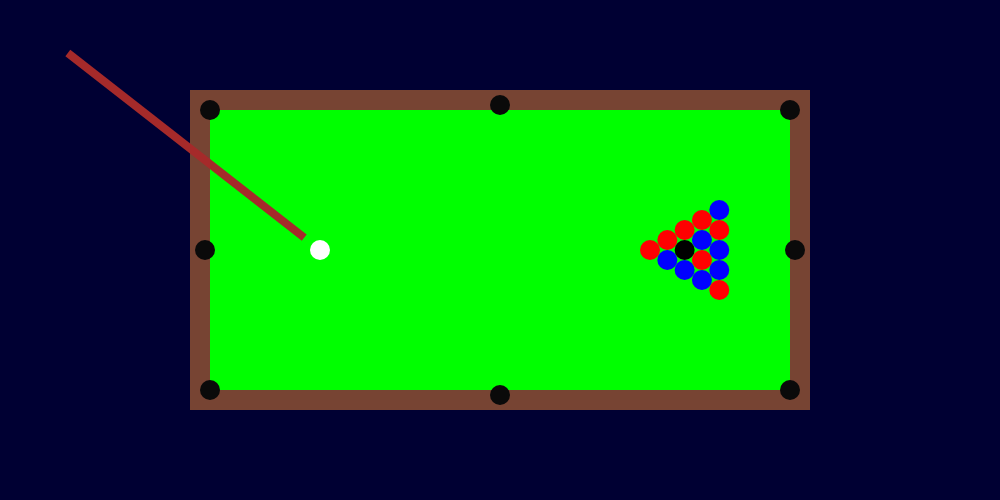
Frame 1 (no input)
Frame 60 (no input): identical to frame 1, image omitted
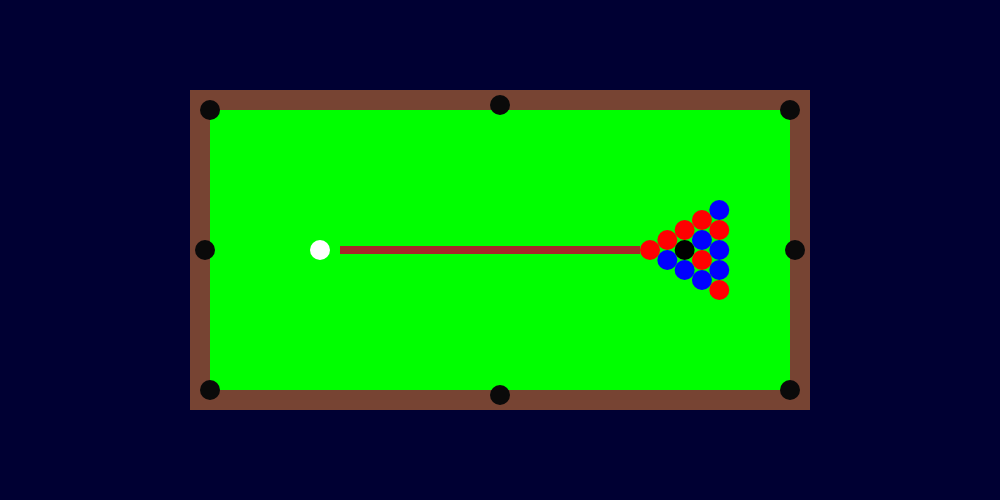
Frame 120 (the mouse pressed at the canvas centre since frame 60)

The p5.js sketch that drew these frames (run headless with seeded random() and noise() and a simulated clock; from frame 60 on, the mouse is pressed at the canvas centre):

// p5.js sketch
// ── sketch.js
var table;
var cue;
var initialComputerTurnFrame;

function setup() {
    angleMode(DEGREES);
    createCanvas(1000, 500);
    newGame();
}

function newGame() {
    table = new Table();
    cue = new Cue();
}

function mousePressed() {
    if (table.turn == "player") {
        cue.origMouseDist = dist(mouseX, mouseY, table.cueBall.x, table.cueBall.y);
        cue.power = 0;
    }
}

function mouseReleased() {
    if (cue.power > 0) {
        table.allStationary = false;
        cue.shoot();
    }
}

function draw() {
    background("#000033");
    table.checkStationary();
    table.show();
    if (table.allStationary) { 
        cue.show();
    }
    for (let ball of table.balls) {
        ball.show();
        ball.move();
        ball.checkCollision();
        ball.checkBounce();
        ball.checkHole();
    }

    if (mouseIsPressed) {
        if (table.allStationary && table.turn == "player") {
            let distance = dist(mouseX, mouseY, table.cueBall.x, table.cueBall.y);
            if (distance > cue.origMouseDist) {
                cue.power = min((distance - cue.origMouseDist)/2,120);
            }
        }
    }

    if (table.allStationary && table.turn == "computer") {
        if (initialComputerTurnFrame == undefined) {
            initialComputerTurnFrame = frameCount;
            cue.aim();
        } else {
            if (frameCount - initialComputerTurnFrame > 100) {
                initialComputerTurnFrame = undefined;
                cue.shoot();
            }
        }
    }
}
// ── Ball.js
class Ball {
    constructor(x, y, color) {
        this.x = x;
        this.y = y;
        this.dx = 0;
        this.dy = 0;
        this.color = color;
        this.r = 10;

        this.nextDx = 0;
        this.nextDy = 0;

        this.justCollided = [];
        this.allStationary = true;
    }

    checkHole() {
        for (let hole of table.holes) {
            if (dist(this.x, this.y, hole.x, hole.y) < (this.r + hole.r) * 0.75) {
                if (this === table.cueBall) {
                    this.x = table.x + table.width*0.2;
                    this.y = table.y + table.height/2;
                    this.nextDx = 0;
                    this.nextDy = 0;
                } else {
                    table.balls.splice(table.balls.indexOf(this), 1);
                }
            }
        }
    }

    checkBounce() {
        if (this.x - table.x < this.r + 10) {
            if (this.justCollided.indexOf("Left") < 0) {
                this.nextDx *= -1;
                this.justCollided.push("Left");
            }
        } else {
            if (this.justCollided.indexOf("Left") >= 0) {
                this.justCollided.splice(this.justCollided.indexOf("Left"), 1);
            }
        }
        
        if (table.x + table.width - this.x < this.r + 10) {
            if (this.justCollided.indexOf("Right") < 0) {
                this.nextDx *= -1;
                this.justCollided.push("Right");
            }
        } else {
            if (this.justCollided.indexOf("Right") >= 0) {
                this.justCollided.splice(this.justCollided.indexOf("Right"), 1);
            }
        }

        if (this.y - table.y < this.r + 10) {
            if (this.justCollided.indexOf("Top") < 0) {
                this.nextDy *= -1;
                this.justCollided.push("Top");
            }
        } else {
            if (this.justCollided.indexOf("Top") >= 0) {
                this.justCollided.splice(this.justCollided.indexOf("Top"), 1);
            }
        }
        
        if (table.y + table.height - this.y < this.r + 10) {
            if (this.justCollided.indexOf("Bottom") < 0) {
                this.nextDy *= -1;
                this.justCollided.push("Bottom");
            }
        } else {
            if (this.justCollided.indexOf("Bottom") >= 0) {
                this.justCollided.splice(this.justCollided.indexOf("Bottom"), 1);
            }
        }
    }

    checkCollision() {
        for (let ball of this.justCollided) {
            if (dist(this.x, this.y, ball.x, ball.y) > this.r + ball.r) {
                this.justCollided.splice(this.justCollided.indexOf(ball), 1);
            }
        }

        for (let ball of table.balls) {
            if (dist(this.x, this.y, ball.x, ball.y) < this.r + ball.r && ball != this && this.justCollided.indexOf(ball) < 0) {
                this.collide(ball);
                this.justCollided.push(ball);
            }
        }
    }

    collide(ball) {
        let v1 = sqrt(this.dx**2 + this.dy**2);
        let v2 = sqrt(ball.dx**2 + ball.dy**2);

        let theta1 = atan2(this.dy, this.dx);
        let theta2 = atan2(ball.dy, ball.dx);

        let phi = atan2(ball.y - this.y, ball.x - this.x);

        this.nextDx = v2*cos(theta2 - phi) * cos(phi) + v1*sin(theta1 - phi)*cos(phi + PI/2);
        this.nextDy = v2*cos(theta2 - phi) * sin(phi) + v1*sin(theta1 - phi)*sin(phi + PI/2);
    }

    move() {
        this.x += this.dx;
        this.y += this.dy;

        this.dx = this.nextDx;
        this.dy = this.nextDy;

        this.nextDx *= 0.98875;
        this.nextDy *= 0.98875;

        if (sqrt(this.dx**2 + this.dy**2) < 0.25) {
            this.nextDx = 0;
            this.nextDy = 0;
        }
    }

    show() {
        noStroke();
        fill(this.color);
        ellipse(this.x, this.y, 2*this.r, 2*this.r);
    }
}
// ── Cue.js
class Cue {
    constructor() {
        this.x;
        this.y;
        this.width = 300;
        this.height = 8;
        this.angle = 10;
        this.origMouseDist;
        this.power = 0;
        this.dampingEffect = 0.15;
    }

    aim() {
        let ball = random(table.balls);
        this.angle = atan2(ball.y - table.cueBall.y, ball.x - table.cueBall.x);
        this.power = random(20, 80);   
    }

    shoot() {
        let dx = this.power * cos(this.angle) * this.dampingEffect;
        let dy = this.power * sin(this.angle) * this.dampingEffect;
        this.power = 0;
        table.cueBall.nextDx = dx;
        table.cueBall.nextDy = dy;
        table.cueBall.dx = 1;
        table.turn = table.turn == "computer" ? "player" : "computer";
    }

    show() {

        if(table.allStationary) {

            if (table.turn == "player") {
                this.angle = atan2(table.cueBall.y - mouseY, table.cueBall.x - mouseX);
            }

            this.x = table.cueBall.x - (20 + this.power)*cos(this.angle);
            this.y = table.cueBall.y - (20 + this.power)*sin(this.angle);

            rectMode(CENTER);
            push();
            translate(this.x - this.width/2*cos(this.angle), this.y - this.width/2*sin(this.angle));
            rotate(180 + this.angle);
            noStroke();
            fill("brown");
            rect(0, 0, this.width, this.height);
            pop();
            rectMode(CORNER);
        }
    }
}
// ── Hole.js
class Hole {
    constructor(x, y) {
        this.x = x;
        this.y = y;
        this.r = 10;
    }

    show() {
        noStroke();
        fill(10);
        ellipse(this.x, this.y, 2*this.r, 2*this.r);
    }
}
// ── Table.js
class Table {
    constructor() {
        this.x = 200;
        this.y = 100;
        this.width = 600;
        this.height = this.width/2;

        this.cueBall;
        this.allStationary = true;

        this.turn = "player";

        this.holes = [];
        this.balls = [];
        this.init();
    }

    init() {

        this.balls.push(new Ball(this.x + this.width*0.2, this.y + this.height/2, "white"));
        this.cueBall = this.balls[0];

        this.balls.push(new Ball(this.x + this.width*0.75, this.y + this.height/2, "red"));

        this.balls.push(new Ball(this.x + this.width*0.75 + 20*cos(30), this.y + this.height/2 - 20*sin(30), "red"));
        this.balls.push(new Ball(this.x + this.width*0.75 + 20*cos(30), this.y + this.height/2 + 20*sin(30), "blue"));

        this.balls.push(new Ball(this.x + this.width*0.75 + 40*cos(30), this.y + this.height/2 - 40*sin(30), "red"));
        this.balls.push(new Ball(this.x + this.width*0.75 + 40*cos(30), this.y + this.height/2, "black"));
        this.balls.push(new Ball(this.x + this.width*0.75 + 40*cos(30), this.y + this.height/2 + 40*sin(30), "blue"));

        this.balls.push(new Ball(this.x + this.width*0.75 + 60*cos(30), this.y + this.height/2 - 60*sin(30), "red"));
        this.balls.push(new Ball(this.x + this.width*0.75 + 60*cos(30), this.y + this.height/2 - 20*sin(30), "blue"));
        this.balls.push(new Ball(this.x + this.width*0.75 + 60*cos(30), this.y + this.height/2 + 20*sin(30), "red"));
        this.balls.push(new Ball(this.x + this.width*0.75 + 60*cos(30), this.y + this.height/2 + 60*sin(30), "blue"));

        this.balls.push(new Ball(this.x + this.width*0.75 + 80*cos(30), this.y + this.height/2 - 80*sin(30), "blue"));
        this.balls.push(new Ball(this.x + this.width*0.75 + 80*cos(30), this.y + this.height/2 - 40*sin(30), "red"));
        this.balls.push(new Ball(this.x + this.width*0.75 + 80*cos(30), this.y + this.height/2, "blue"));
        this.balls.push(new Ball(this.x + this.width*0.75 + 80*cos(30), this.y + this.height/2 + 40*sin(30), "blue"));
        this.balls.push(new Ball(this.x + this.width*0.75 + 80*cos(30), this.y + this.height/2 + 80*sin(30), "red"));

        this.holes.push(new Hole(this.x + 10, this.y + 10));
        this.holes.push(new Hole(this.x + this.width - 10, this.y + 10));
        this.holes.push(new Hole(this.x + 10, this.y + this.height - 10));
        this.holes.push(new Hole(this.x + this.width - 10, this.y + this.height - 10));
        this.holes.push(new Hole(this.x + this.width/2, this.y + 5));
        this.holes.push(new Hole(this.x + this.width/2, this.y + this.height - 5));
        this.holes.push(new Hole(this.x + 5, this.y + this.height/2));
        this.holes.push(new Hole(this.x + this.width - 5, this.y + this.height/2));
    }

    checkStationary() {
        for (let ball of this.balls) {
            if (sqrt(ball.dx**2 + ball.dy**2) > 0) {
                this.allStationary = false;
                return;
            }
        }
        this.allStationary = true;
    }

    show() {
        stroke("#774433");
        strokeWeight(20);
        fill("#00ff00");
        rect(this.x, this.y, this.width, this.height);

        for (let hole of this.holes) {
            hole.show();
        }
    }
}
